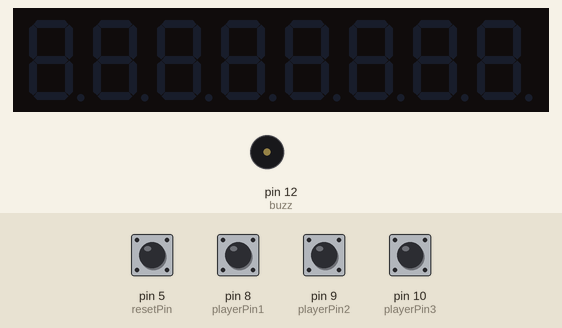
Bench run of a sketch on a simulated Arduino Uno, built with avr-gcc and run on an emulated ATmega328P. On the bench: 8-digit seven-segment display, buzzer (waves = sounding, pin HIGH). Inputs (shaded band) come from the test bench; at power-on: pin 5 (resetPin), pin 8 (playerPin1), pin 9 (playerPin2), pin 10 (playerPin3) HIGH.

Above: at 1.2 s.
1.3 s: pin 8 (playerPin1) pulled LOW for 0.15 s
At 2.0 s:
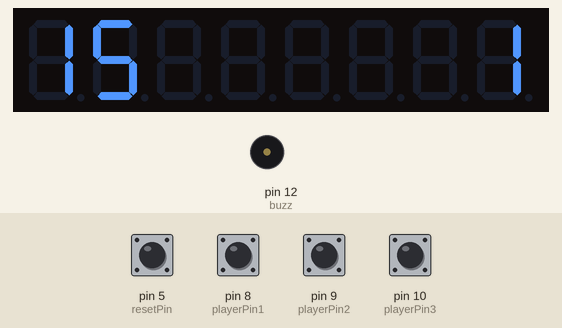
4.4 s: pin 9 (playerPin2) pulled LOW for 0.15 s
At 6.1 s:
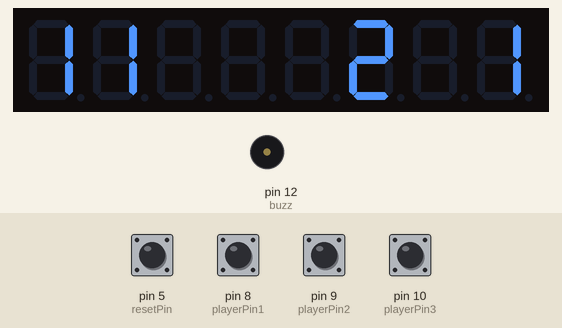
6.8 s: pin 5 (resetPin) pulled LOW for 0.15 s
At 7.7 s:
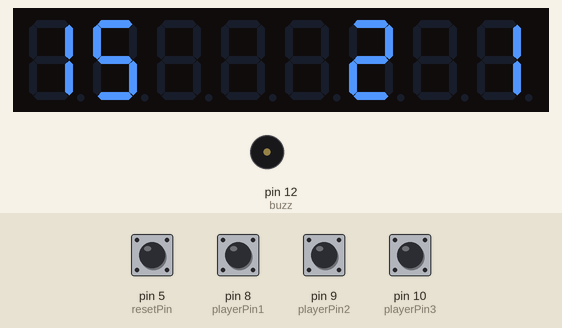
9.4 s: pin 10 (playerPin3) pulled LOW for 0.15 s
At 10.4 s:
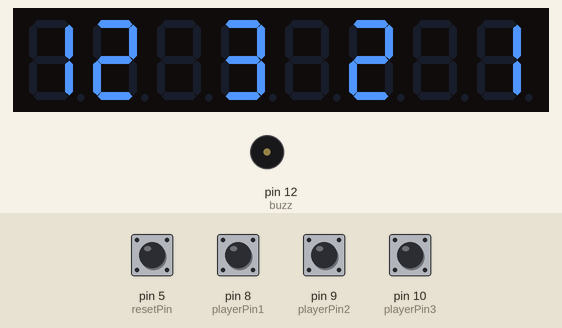
11.4 s: pin 5 (resetPin) pulled LOW for 1 s
At 28.3 s:
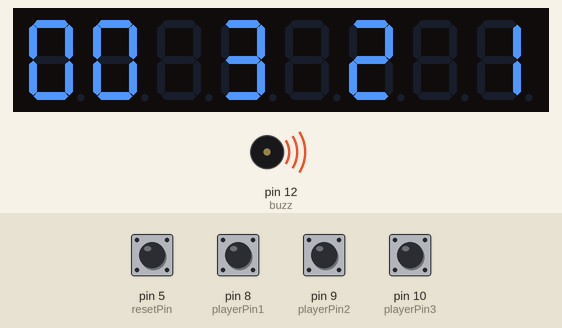
Timing chart, 0 to 28.9 s (numbered marks = the images above; inputs shaded):
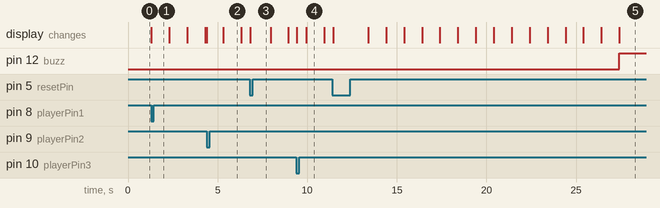

Measured:
- after the input at 1.3 s, the display: changes at once (image 1)
- after the input at 11.4 s, pin 12 (buzz): LOW → HIGH after 16.0 s instead of 10.6 s
- what the display in image 2 shows lasts 1.0 s, from 5.3 s to 6.3 s

The sketch:

trinket_finished_v2.ino
```cpp
/*
 * this is the programing code for knowlegde bowl (andrews eagle project)
 * this is a 3 player button game that has a 15sec timer the the main person has a button to reset the board.
 * we used two libraries in addition to the standard.
 * LedControl is the code that runs MAX7219 display controller using the SPI BUS
 * EnableInterrupt allows us to read the buttons as interrupts.
 * this uses a total of 8 digital IO pins and one variable treated as a 16 BIT binary value.
 *
 */
#include "LedControl.h"                   //bring in two needed libraries
#include "EnableInterrupt.h"              //for display and button control

//define our pin assingments
const unsigned int SPI_MOSI = 6;
const unsigned int SPI_CLK = 4;
const unsigned int SPI_CS = 3;
const unsigned int playerPin1 = 8;
const unsigned int playerPin2 = 9;
const unsigned int playerPin3 = 10;
const unsigned int resetPin = 5;
const unsigned int buzz = 12;

// define our  bit values for our variable "game"
const unsigned int player1_1st = 256;
const unsigned int player1_2nd = 128;
const unsigned int player1_3rd = 64;
const unsigned int player2_1st = 32;
const unsigned int player2_2nd = 16;
const unsigned int player2_3rd = 8;
const unsigned int player3_1st = 4;
const unsigned int player3_2nd = 2;
const unsigned int player3_3rd = 1;
const unsigned int reset_timer = 32768;
const unsigned int start_timer = 16384;
const unsigned int buzz2 = 8192;
//variables for switch debouncing
long debouncing_time = 100;
volatile unsigned long last_micros;
//how many display chips are we using
const unsigned int MAX7219_COUNT = 1;
//initialize our game variable
volatile int  game = 0;
//defining how LedControl will use the pins
LedControl lc=LedControl(SPI_MOSI,SPI_CLK,SPI_CS,MAX7219_COUNT);
unsigned int x,y,d1,d2;


void setup() {
    /*
     * this function sets up display to be blank initializes the digital pins for inputs
     * and asigns the interrupts to the buttons
     */
    lc.shutdown(0,false);
    lc.setIntensity(0,8);
    lc.clearDisplay(0);
    pinMode(playerPin1, INPUT_PULLUP);
    pinMode(playerPin2, INPUT_PULLUP);
    pinMode(playerPin3, INPUT_PULLUP);
    pinMode(resetPin, INPUT_PULLUP);
    enableInterrupt(playerPin1, player1_button, CHANGE);
    enableInterrupt(playerPin2, player2_button, CHANGE);
    enableInterrupt(playerPin3, player3_button, CHANGE);
   /* enableInterrupt(resetPin, reset_timer_int_debounce, RISING);*/
    pinMode(buzz, OUTPUT);
}

void player1_button() {
   /*
    * this is a button interrupt for player 1
    * first it checks to see if it has beeen called already
    * and if it hasn't it checks to see what place it was pressed.
    * it then updates the appropriate bits in the "game" variable.
    */
   if ( not ( game & ( player1_1st + player1_2nd + player1_3rd ) ) ) {
     if ( not ( game & ( player2_1st + player3_1st ) ) ) {
        game = game | ( player1_1st + start_timer );
     }
     else {
       if  ( not (  game & ( player2_2nd + player3_2nd ) ) ) {
          game = game | player1_2nd;
       }
       else {
          game = game | player1_3rd;
       }
     }
   }
   updateDisplay();
}
void player2_button() {
    /*
    * this is a button interrupt for player 2
    * first it checks to see if it has beeen called already
    * and if it hasn't it checks to see what place it was pressed.
    * it then updates the appropriate bits in the "game" variable.
    */
    if ( not ( game & ( player2_1st + player2_2nd + player2_3rd ) ) ) {
      if ( not ( game & ( player1_1st + player3_1st ) ) ) {
        game = game | ( player2_1st + start_timer );
      }
      else {
        if ( not ( game & ( player1_2nd + player3_2nd ) ) ) {
          game = game | player2_2nd;
        }
        else {
          game = game | player2_3rd;
        }
      }
    }
    updateDisplay();
}


void player3_button() {
    /*
    * this is a button interrupt for player 3
    * first it checks to see if it has beeen called already
    * and if it hasn't it checks to see what place it was pressed.
    * it then updates the appropriate bits in the "game" variable.
    */
    if ( not ( game & ( player3_1st + player3_2nd + player3_3rd ) ) ) {
      if ( not ( game & ( player1_1st + player2_1st ) ) ) {
        game = game | ( player3_1st + start_timer );
      }
      else  {
        if ( not ( game & ( player1_2nd + player2_2nd ) ) ) {
          game = game | player3_2nd;
        }
        else {
          game = game | player3_3rd;
        }
      }
   }
   updateDisplay();
}


void reset_timer_int_debounce(){
    /*
     * this fuction prevents the reset button mechanical bounce
     * from over resetting the code
     */
    if ( ( long ) ( micros() - last_micros ) >= debouncing_time * 1000 ){
      reset_timer_int();
      last_micros - micros();
    }
}


void reset_timer_int() {
      //this is the real reset button interrupt code that clears the reset bit in "game" variable
      if ( not ( game & reset_timer ) ) {
        game =  game + reset_timer;
      }


}


void updateDisplay() {
    // this code upates the player placement order on the first three digits

    if ( game & player1_1st ) { lc.setDigit( 0,0,1,0 ); }
    if ( game & player1_2nd ) { lc.setDigit( 0,0,2,0 ); }
    if ( game & player1_3rd ) { lc.setDigit( 0,0,3,0 ); }

    if ( game & player2_1st ) { lc.setDigit( 0,2,1,0 ); }
    if ( game & player2_2nd ) { lc.setDigit( 0,2,2,0 ); }
    if ( game & player2_3rd ) { lc.setDigit( 0,2,3,0 ); }

    if ( game & player3_1st ) { lc.setDigit( 0,4,1,0 ); }
    if ( game & player3_2nd ) { lc.setDigit( 0,4,2,0 ); }
    if ( game & player3_3rd ) { lc.setDigit( 0,4,3,0 ); }

}

void buzzer(){
/*
 *  makes the buzzer buzz
 */
  digitalWrite( buzz, HIGH );
  delay(2000);
  digitalWrite( buzz, LOW );
}


void loop() {
  while( not (game & start_timer )) {}
  while (1) {

    x = 16;
    while (x > 1){
      x = x-1;
      d1=int( x/10 );
      d2=int( x - ( d1 * 10 ) );
      lc.setDigit( 0,7,d1,0 );
      lc.setDigit( 0,6,d2,0 );
      y=10;
        while (y > 0){
           if  (digitalRead(5)){
             delay(100);

           }
           y = y-1;
        }

      }
    x = x-1;
    d1=int( x/10 );
    d2=int( x - ( d1 * 10 ) );
    lc.setDigit( 0,7,d1,0 );
    lc.setDigit( 0,6,d2,0 );
    digitalWrite( buzz, HIGH );
    while( digitalRead (5)) {}
    reset_timer_int();
    x = 15;
    d1=int( x/10 );
    d2=int( x - ( d1 * 10 ) );
    lc.setDigit( 0,7


    ,d1,0 );
    lc.setDigit( 0,6,d2,0 );
    digitalWrite( buzz, LOW );
    while( not ( digitalRead(5))){}
   }
}
```
